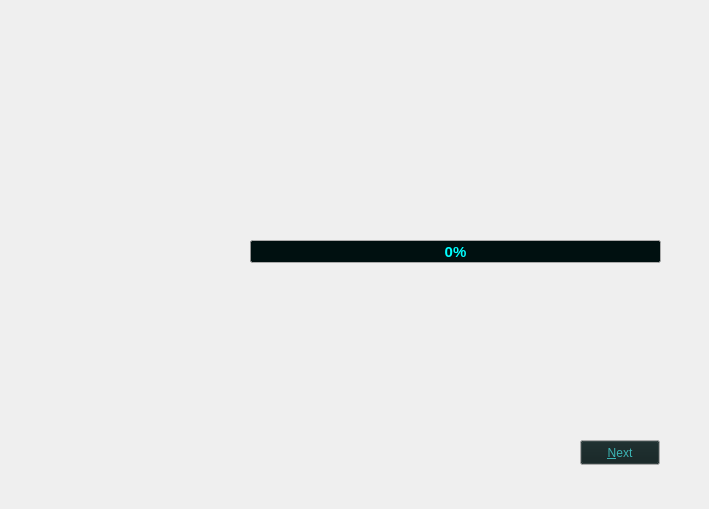
   <widget class="QWidget" name="loadScreenPage">
    <widget class="QProgressBar" name="progressBar">
     <property name="enabled">
      <bool>true</bool>
     </property>
     <property name="geometry">
      <rect>
       <x>250</x>
       <y>240</y>
       <width>411</width>
       <height>23</height>
      </rect>
     </property>
     <property name="palette">
      <palette>
       <active>
        <colorrole role="Text">
         <brush brushstyle="SolidPattern">
          <color alpha="255">
           <red>0</red>
           <green>255</green>
           <blue>255</blue>
          </color>
         </brush>
        </colorrole>
        <colorrole role="Base">
         <brush brushstyle="SolidPattern">
          <color alpha="255">
           <red>0</red>
           <green>16</green>
           <blue>16</blue>
          </color>
         </brush>
        </colorrole>
        <colorrole role="Highlight">
         <brush brushstyle="SolidPattern">
          <color alpha="255">
           <red>85</red>
           <green>255</green>
           <blue>255</blue>
          </color>
         </brush>
        </colorrole>
        <colorrole role="HighlightedText">
         <brush brushstyle="SolidPattern">
          <color alpha="255">
           <red>0</red>
           <green>64</green>
           <blue>64</blue>
          </color>
         </brush>
        </colorrole>
        <colorrole role="PlaceholderText">
         <brush brushstyle="SolidPattern">
          <color alpha="128">
           <red>0</red>
           <green>255</green>
           <blue>255</blue>
          </color>
         </brush>
        </colorrole>
       </active>
       <inactive>
        <colorrole role="Text">
         <brush brushstyle="SolidPattern">
          <color alpha="255">
           <red>0</red>
           <green>255</green>
           <blue>255</blue>
          </color>
         </brush>
        </colorrole>
        <colorrole role="Base">
         <brush brushstyle="SolidPattern">
          <color alpha="255">
           <red>0</red>
           <green>16</green>
           <blue>16</blue>
          </color>
         </brush>
        </colorrole>
        <colorrole role="Highlight">
         <brush brushstyle="SolidPattern">
          <color alpha="255">
           <red>85</red>
           <green>255</green>
           <blue>255</blue>
          </color>
         </brush>
        </colorrole>
        <colorrole role="HighlightedText">
         <brush brushstyle="SolidPattern">
          <color alpha="255">
           <red>0</red>
           <green>64</green>
           <blue>64</blue>
          </color>
         </brush>
        </colorrole>
        <colorrole role="PlaceholderText">
         <brush brushstyle="SolidPattern">
          <color alpha="128">
           <red>0</red>
           <green>255</green>
           <blue>255</blue>
          </color>
         </brush>
        </colorrole>
       </inactive>
       <disabled>
        <colorrole role="Text">
         <brush brushstyle="SolidPattern">
          <color alpha="255">
           <red>123</red>
           <green>123</green>
           <blue>123</blue>
          </color>
         </brush>
        </colorrole>
        <colorrole role="Base">
         <brush brushstyle="SolidPattern">
          <color alpha="255">
           <red>238</red>
           <green>238</green>
           <blue>238</blue>
          </color>
         </brush>
        </colorrole>
        <colorrole role="Highlight">
         <brush brushstyle="SolidPattern">
          <color alpha="255">
           <red>159</red>
           <green>159</green>
           <blue>159</blue>
          </color>
         </brush>
        </colorrole>
        <colorrole role="HighlightedText">
         <brush brushstyle="SolidPattern">
          <color alpha="255">
           <red>0</red>
           <green>64</green>
           <blue>64</blue>
          </color>
         </brush>
        </colorrole>
        <colorrole role="PlaceholderText">
         <brush brushstyle="SolidPattern">
          <color alpha="128">
           <red>35</red>
           <green>38</green>
           <blue>41</blue>
          </color>
         </brush>
        </colorrole>
       </disabled>
      </palette>
     </property>
     <property name="font">
      <font>
       <pointsize>11</pointsize>
       <weight>75</weight>
       <bold>true</bold>
      </font>
     </property>
     <property name="autoFillBackground">
      <bool>false</bool>
     </property>
     <property name="value">
      <number>0</number>
     </property>
     <property name="textVisible">
      <bool>true</bool>
     </property>
     <property name="invertedAppearance">
      <bool>false</bool>
     </property>
    </widget>
    <widget class="QLabel" name="backgroundLoad">
     <property name="geometry">
      <rect>
       <x>0</x>
       <y>0</y>
       <width>700</width>
       <height>500</height>
      </rect>
     </property>
     <property name="sizePolicy">
      <sizepolicy hsizetype="Fixed" vsizetype="Fixed">
       <horstretch>0</horstretch>
       <verstretch>0</verstretch>
      </sizepolicy>
     </property>
     <property name="minimumSize">
      <size>
       <width>700</width>
       <height>500</height>
      </size>
     </property>
     <property name="maximumSize">
      <size>
       <width>700</width>
       <height>500</height>
      </size>
     </property>
     <property name="text">
      <string/>
     </property>
     <property name="pixmap">
      <pixmap resource="../../resources.qrc">:/src/resources/backgrounds/load.png</pixmap>
     </property>
    </widget>
    <widget class="QPushButton" name="displayGenerationScreenButton">
     <property name="geometry">
      <rect>
       <x>580</x>
       <y>440</y>
       <width>80</width>
       <height>25</height>
      </rect>
     </property>
     <property name="palette">
      <palette>
       <active>
        <colorrole role="Button">
         <brush brushstyle="SolidPattern">
          <color alpha="255">
           <red>18</red>
           <green>34</green>
           <blue>34</blue>
          </color>
         </brush>
        </colorrole>
        <colorrole role="ButtonText">
         <brush brushstyle="SolidPattern">
          <color alpha="255">
           <red>60</red>
           <green>180</green>
           <blue>180</blue>
          </color>
         </brush>
        </colorrole>
        <colorrole role="Base">
         <brush brushstyle="SolidPattern">
          <color alpha="255">
           <red>18</red>
           <green>34</green>
           <blue>34</blue>
          </color>
         </brush>
        </colorrole>
       </active>
       <inactive>
        <colorrole role="Button">
         <brush brushstyle="SolidPattern">
          <color alpha="255">
           <red>18</red>
           <green>34</green>
           <blue>34</blue>
          </color>
         </brush>
        </colorrole>
        <colorrole role="ButtonText">
         <brush brushstyle="SolidPattern">
          <color alpha="255">
           <red>60</red>
           <green>180</green>
           <blue>180</blue>
          </color>
         </brush>
        </colorrole>
        <colorrole role="Base">
         <brush brushstyle="SolidPattern">
          <color alpha="255">
           <red>18</red>
           <green>34</green>
           <blue>34</blue>
          </color>
         </brush>
        </colorrole>
       </inactive>
       <disabled>
        <colorrole role="Button">
         <brush brushstyle="SolidPattern">
          <color alpha="255">
           <red>18</red>
           <green>34</green>
           <blue>34</blue>
          </color>
         </brush>
        </colorrole>
        <colorrole role="ButtonText">
         <brush brushstyle="SolidPattern">
          <color alpha="255">
           <red>119</red>
           <green>119</green>
           <blue>119</blue>
          </color>
         </brush>
        </colorrole>
        <colorrole role="Base">
         <brush brushstyle="SolidPattern">
          <color alpha="255">
           <red>238</red>
           <green>238</green>
           <blue>238</blue>
          </color>
         </brush>
        </colorrole>
       </disabled>
      </palette>
     </property>
     <property name="text">
      <string>&amp;Next</string>
     </property>
    </widget>
    <zorder>backgroundLoad</zorder>
    <zorder>displayGenerationScreenButton</zorder>
    <zorder>progressBar</zorder>
   </widget>
